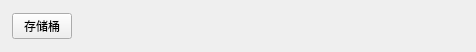
<?xml version="1.0" encoding="UTF-8"?>
<ui version="4.0">
 <class>BreadWidget</class>
 <widget class="QWidget" name="BreadWidget">
  <property name="geometry">
   <rect>
    <x>0</x>
    <y>0</y>
    <width>476</width>
    <height>52</height>
   </rect>
  </property>
  <property name="windowTitle">
   <string>Form</string>
  </property>
  <layout class="QGridLayout" name="gridLayout">
   <property name="leftMargin">
    <number>12</number>
   </property>
   <property name="topMargin">
    <number>0</number>
   </property>
   <property name="rightMargin">
    <number>0</number>
   </property>
   <property name="bottomMargin">
    <number>0</number>
   </property>
   <item row="0" column="0">
    <layout class="QHBoxLayout" name="horizontalLayout">
     <item>
      <widget class="QPushButton" name="pushButton">
       <property name="maximumSize">
        <size>
         <width>60</width>
         <height>16777215</height>
        </size>
       </property>
       <property name="text">
        <string>存储桶</string>
       </property>
      </widget>
     </item>
     <item>
      <spacer name="horizontalSpacer">
       <property name="orientation">
        <enum>Qt::Horizontal</enum>
       </property>
       <property name="sizeHint" stdset="0">
        <size>
         <width>40</width>
         <height>20</height>
        </size>
       </property>
      </spacer>
     </item>
    </layout>
   </item>
  </layout>
 </widget>
 <resources/>
 <connections/>
</ui>
